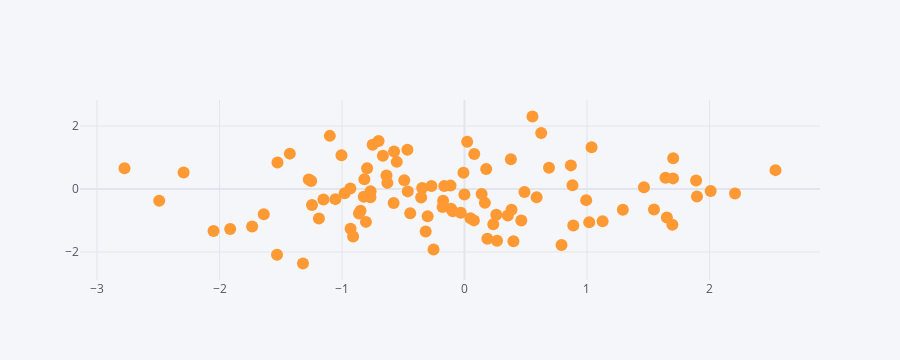

Notebook code for this chart:
### Code cell
# Crea un gráfico de dispersión con marcadores
dataframe.iplot(kind='scatter', x='a', y='b', mode='markers')
